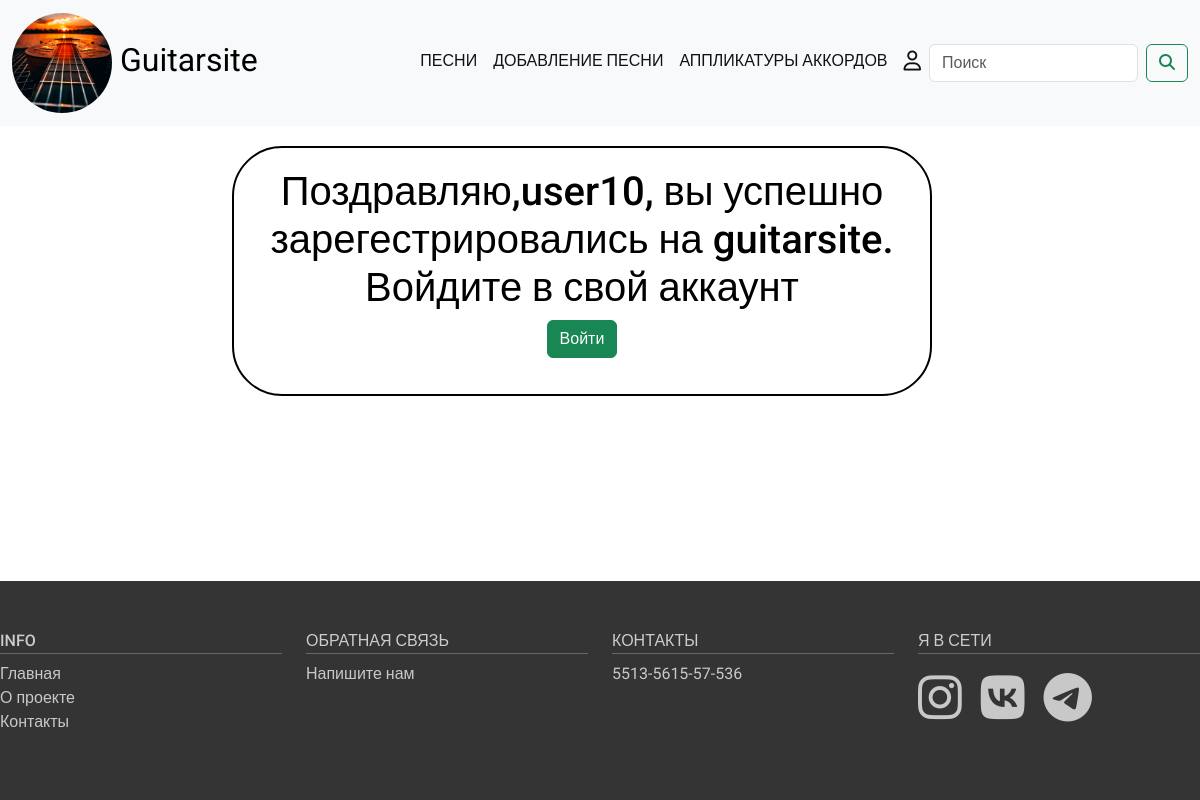
Before: /users/register_done/ with the older database file.
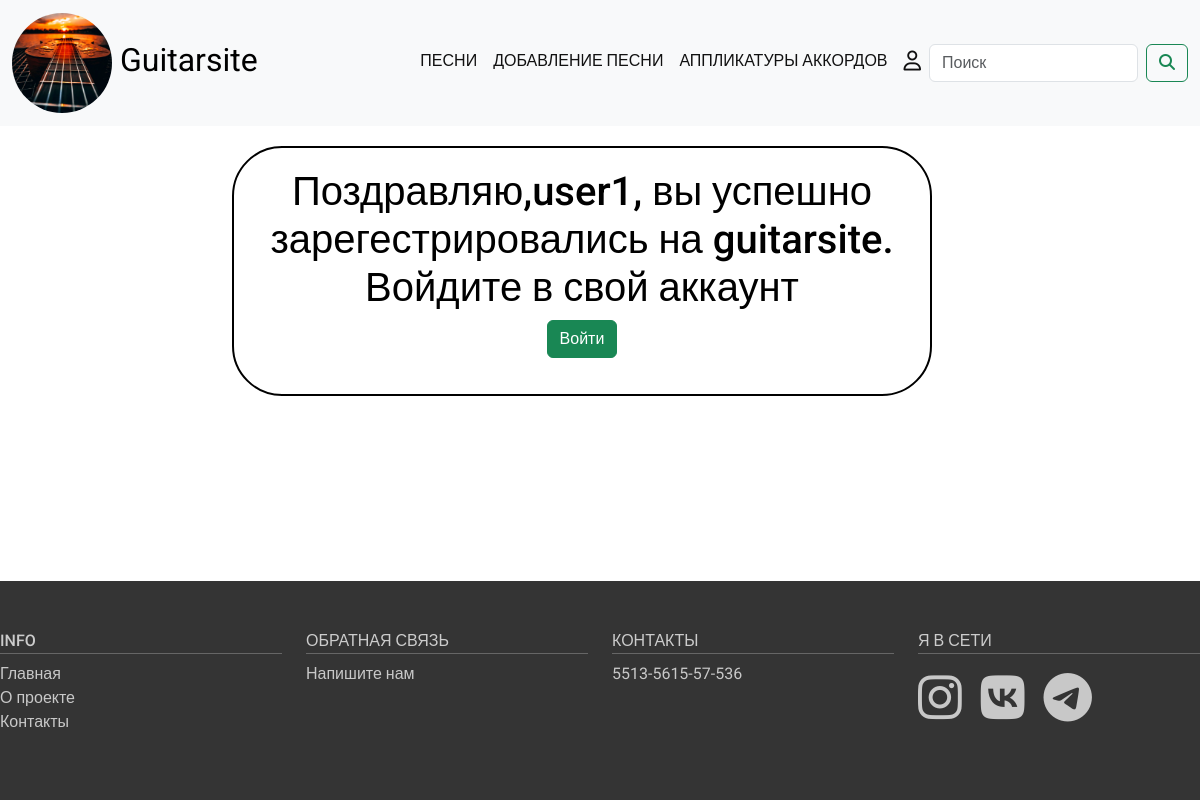
After: the same page with the newer database file.
### users/models.py (models this page shows)
class User(AbstractUser):
    photo = models.ImageField(upload_to="users/%Y/%m/%d/",blank=True,null=True, verbose_name="Фото")

### users/views.py (the view)
# urls.py: path('register_done/', views.register_done, name='register_done'),
def register_done(request):
    reg_user = get_user_model().objects.latest('id')
    return render(request, 'users/register_done.html', context={'reg_user': reg_user})

### users/templates/users/register_done.html
{% extends 'base-form.html' %} {% load static %} {% block form-content %}
<h1>Поздравляю,{{reg_user.username}}, вы успешно зарегестрировались на guitarsite. Войдите в свой аккаунт</h1>
<p><a href="{% url 'users:login' %}"><button type="submit" class="btn btn-success">Войти</button></p></a>
{% endblock form-content %}

Changed rows visible on the page:
removed User: username "user10"
now on this page (row edited): User: username "user1"
